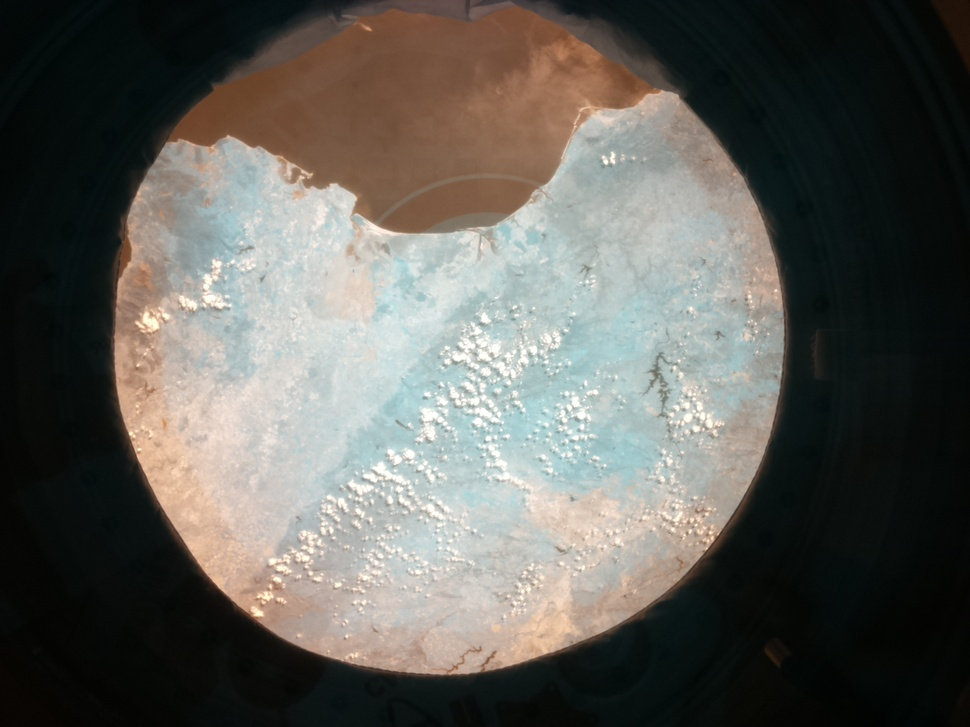
#> input picture 52652396850_976568dfb4_o.jpg, 970 x 727 px, shrunk from 1296 x 972 before the run
$ python otoceniFotky.py
#> lines starting #> are read from the running program, lines starting #| are printed output that depends on the picture
from PIL import Image
image = Image.open("52652396850_976568dfb4_o.jpg")
#> image is the input picture: PIL image 970x727 RGB; mean R, G, B 95.8, 94.5, 88.9
rotated_image = image.rotate(160)
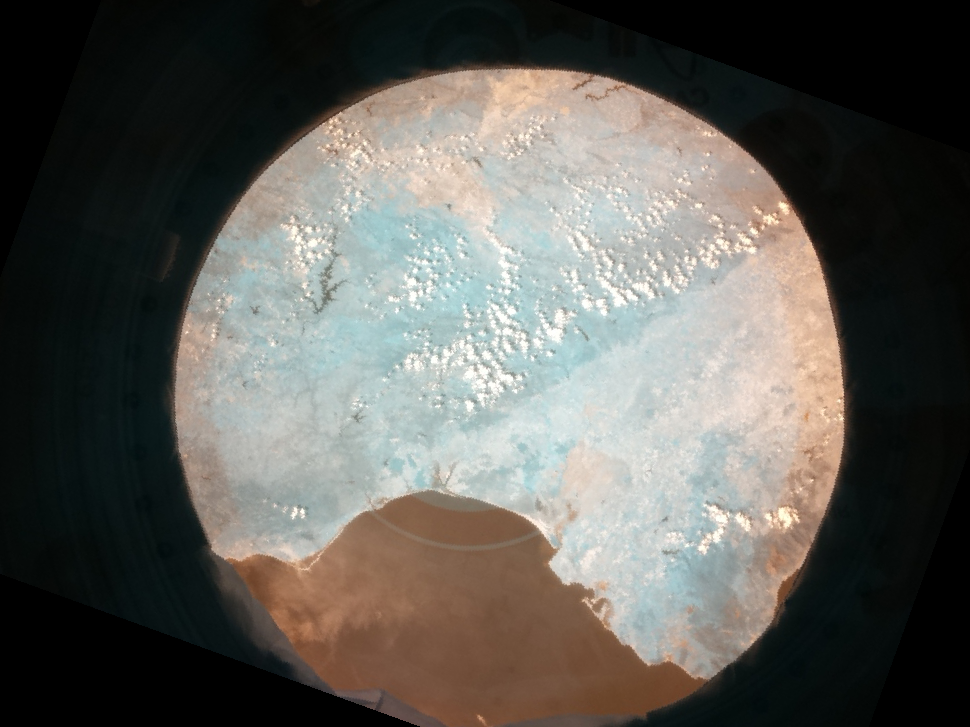
#> rotated_image: PIL image 970x727 RGB; mean R, G, B 94.7, 93, 87.6
rotated_image.show()

$ run again, with 51845694351_477e118eba_o.jpg copied over 52652396850_976568dfb4_o.jpg
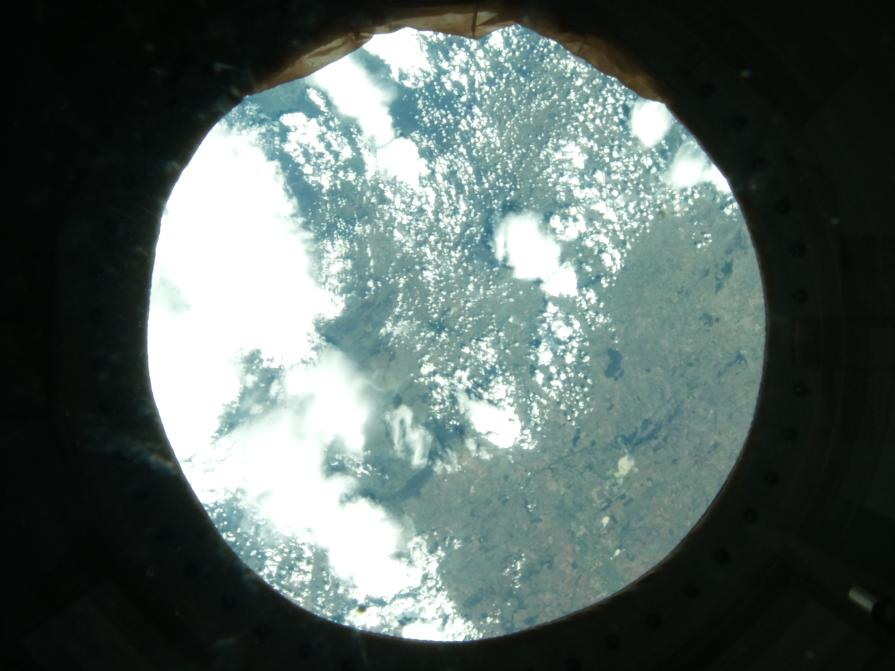
#> input picture 51845694351_477e118eba_o.jpg, 895 x 671 px
#> image is the input picture: PIL image 895x671 RGB; mean R, G, B 90, 103.2, 99.6
#> `rotated_image = image.rotate(160)`:
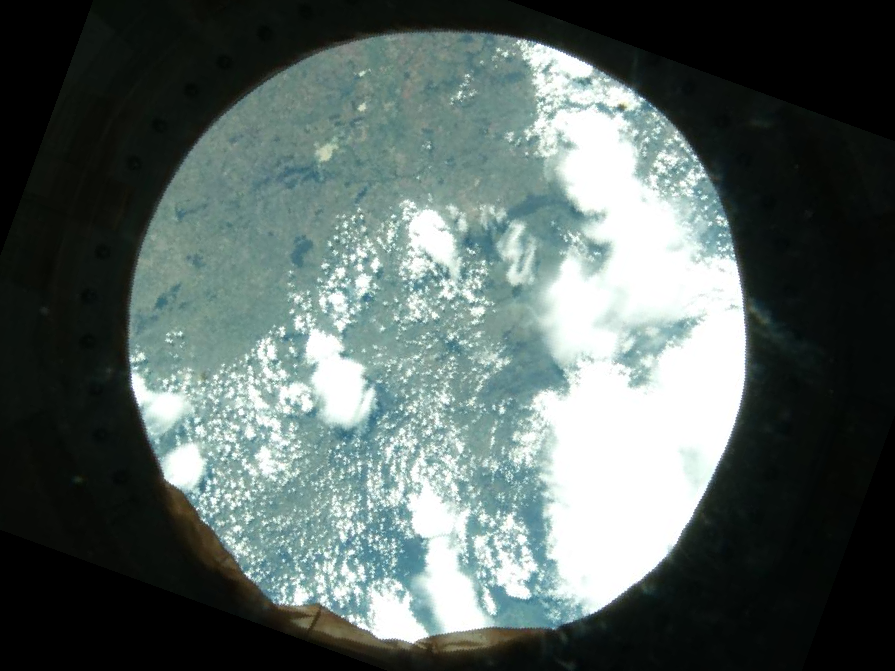
#> rotated_image: PIL image 895x671 RGB; mean R, G, B 89.1, 101.8, 98.6
